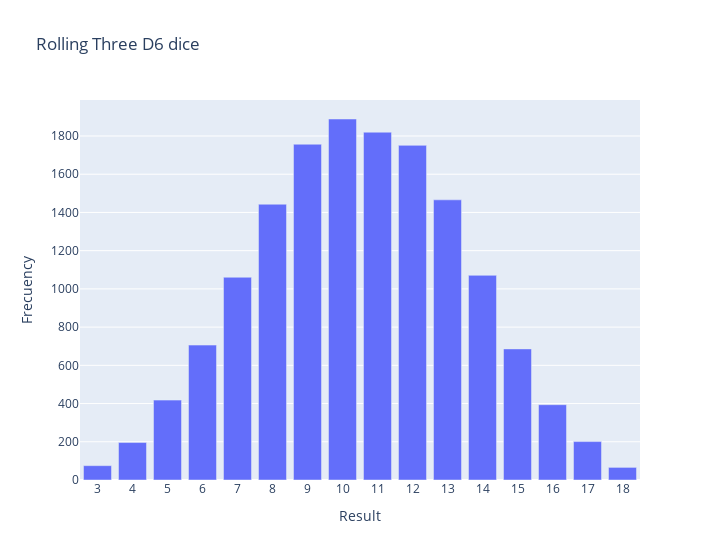

Notebook cell for this chart:
### Code cell
#### Roll three D6 dice

import plotly.express as px

from modules.die import Die

die_1 = Die(6)
die_2 = Die(6)
die_3 = Die(6)

results = [die_1.roll() + die_2.roll() + die_3.roll() for roll_num in range(15000)]


max_result = die_1.num_sides + die_2.num_sides + die_3.num_sides
poss_results = range(3, max_result+1)
frecuencies = [results.count(value) for value in poss_results]

title = "Rolling Three D6 dice" 
labels = {"x":"Result", "y": "Frecuency"}
fig = px.bar(x=poss_results, y=frecuencies, title=title, labels=labels, width=720)

fig.update_layout(xaxis_dtick=1)

fig.show()

# fig.write_html("visual_frecuencies_d6d10.html") --> Remember this for save your chart html

### Figure 1 — Plotly figure (JSON) as saved in the notebook; plotly's stock layout.template omitted (floating-point values rounded to 4 significant figures)
{"data": [{"alignmentgroup": "True", "hovertemplate": "Result=%{x}<br>Frecuency=%{y}<extra></extra>", "legendgroup": "", "marker": {"color": "#636efa", "pattern": {"shape": ""}}, "name": "", "offsetgroup": "", "orientation": "v", "showlegend": false, "textposition": "auto", "type": "bar", "x": [3, 4, 5, 6, 7, 8, 9, 10, 11, 12, 13, 14, 15, 16, 17, 18], "xaxis": "x", "y": [75, 196, 418, 706, 1061, 1443, 1757, 1889, 1820, 1751, 1466, 1071, 686, 394, 201, 66], "yaxis": "y"}], "layout": {"barmode": "relative", "legend": {"tracegroupgap": 0}, "title": {"text": "Rolling Three D6 dice"}, "width": 720, "xaxis": {"anchor": "y", "domain": [0, 1], "dtick": 1, "title": {"text": "Result"}}, "yaxis": {"anchor": "x", "domain": [0, 1], "title": {"text": "Frecuency"}}}}
